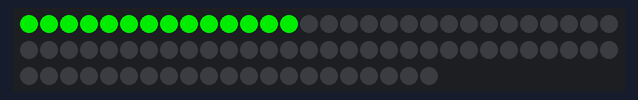
This sketch was run on a simulated Arduino Uno, built with avr-gcc and run on an emulated ATmega328P. On the bench: 81 RGB LEDs in strip order, left to right, continuing on the next row. Dim RGB values are drawn brighter than linear.

Above: at 0.47 s.
At 1.08 s:
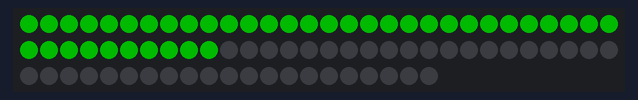
At 1.9 s:
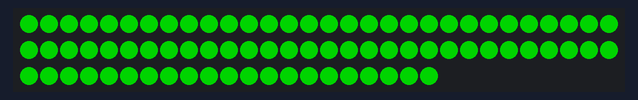

The sketch:

glow.ino
```cpp
#include<FastLED.h>
#define LED_PIN 3
#define NUM_LEDS 81

CRGB leds[NUM_LEDS];

void setup() {
  // put your setup code here, to run once:
  FastLED.addLeds<WS2812, LED_PIN, GRB> (leds, NUM_LEDS) ;   //true order is GRB not RGB
  FastLED.setMaxPowerInVoltsAndMilliamps(5,500);
  FastLED.clear();
  FastLED.show();
}

void loop() {
  // Glow green

  for(int i = 0 ; i< NUM_LEDS ; i++)
  {
    leds[i] = CRGB (0,255,0);
    FastLED.setBrightness(15*i);
    FastLED.show();
    delay(20);
  }
  for (int i = NUM_LEDS ; i>0 ; i--)
  {
    leds[i] = CRGB (0,255,0);
    FastLED.setBrightness(30-2*i);
    FastLED.show();
    delay(20);
  }

}
```
